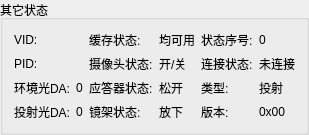
            <widget class="QGroupBox" name="groupBox_13">
             <property name="sizePolicy">
              <sizepolicy hsizetype="Expanding" vsizetype="Expanding">
               <horstretch>0</horstretch>
               <verstretch>0</verstretch>
              </sizepolicy>
             </property>
             <property name="minimumSize">
              <size>
               <width>0</width>
               <height>0</height>
              </size>
             </property>
             <property name="maximumSize">
              <size>
               <width>16777215</width>
               <height>16777215</height>
              </size>
             </property>
             <property name="title">
              <string>其它状态</string>
             </property>
             <layout class="QGridLayout" name="gridLayout_6">
              <item row="0" column="0">
               <widget class="QLabel" name="label_33">
                <property name="maximumSize">
                 <size>
                  <width>100</width>
                  <height>16777215</height>
                 </size>
                </property>
                <property name="text">
                 <string>VID:</string>
                </property>
               </widget>
              </item>
              <item row="0" column="1">
               <widget class="QLabel" name="label_VID">
                <property name="maximumSize">
                 <size>
                  <width>30</width>
                  <height>16777215</height>
                 </size>
                </property>
                <property name="text">
                 <string/>
                </property>
               </widget>
              </item>
              <item row="0" column="2">
               <widget class="QLabel" name="label_15">
                <property name="maximumSize">
                 <size>
                  <width>16777215</width>
                  <height>16777215</height>
                 </size>
                </property>
                <property name="text">
                 <string>缓存状态:</string>
                </property>
               </widget>
              </item>
              <item row="0" column="3">
               <widget class="QLabel" name="label_cacheStatus">
                <property name="text">
                 <string>均可用</string>
                </property>
               </widget>
              </item>
              <item row="0" column="4">
               <widget class="QLabel" name="label_66">
                <property name="text">
                 <string>状态序号:</string>
                </property>
               </widget>
              </item>
              <item row="0" column="5">
               <widget class="QLabel" name="label_status_serialNo">
                <property name="text">
                 <string>0</string>
                </property>
               </widget>
              </item>
              <item row="1" column="0">
               <widget class="QLabel" name="label_36">
                <property name="maximumSize">
                 <size>
                  <width>100</width>
                  <height>16777215</height>
                 </size>
                </property>
                <property name="text">
                 <string>PID:</string>
                </property>
               </widget>
              </item>
              <item row="1" column="1">
               <widget class="QLabel" name="label_PID">
                <property name="text">
                 <string/>
                </property>
               </widget>
              </item>
              <item row="1" column="2">
               <widget class="QLabel" name="label_28">
                <property name="maximumSize">
                 <size>
                  <width>16777215</width>
                  <height>16777215</height>
                 </size>
                </property>
                <property name="text">
                 <string>摄像头状态:</string>
                </property>
               </widget>
              </item>
              <item row="1" column="3">
               <widget class="QLabel" name="label_cameraStatus">
                <property name="text">
                 <string>开/关</string>
                </property>
               </widget>
              </item>
              <item row="1" column="4">
               <widget class="QLabel" name="label_34">
                <property name="text">
                 <string>连接状态:</string>
                </property>
               </widget>
              </item>
              <item row="1" column="5">
               <widget class="QLabel" name="label_connectionStatus">
                <property name="text">
                 <string>未连接</string>
                </property>
               </widget>
              </item>
              <item row="2" column="0">
               <widget class="QLabel" name="label_63">
                <property name="maximumSize">
                 <size>
                  <width>16777215</width>
                  <height>16777215</height>
                 </size>
                </property>
                <property name="text">
                 <string>环境光DA:</string>
                </property>
               </widget>
              </item>
              <item row="2" column="1">
               <widget class="QLabel" name="label_environmentDA">
                <property name="text">
                 <string>0</string>
                </property>
               </widget>
              </item>
              <item row="2" column="2">
               <widget class="QLabel" name="label_35">
                <property name="maximumSize">
                 <size>
                  <width>16777215</width>
                  <height>16777215</height>
                 </size>
                </property>
                <property name="text">
                 <string>应答器状态:</string>
                </property>
               </widget>
              </item>
              <item row="2" column="3">
               <widget class="QLabel" name="label_answerpadStatus">
                <property name="text">
                 <string>松开</string>
                </property>
               </widget>
              </item>
              <item row="2" column="4">
               <widget class="QLabel" name="label_50">
                <property name="text">
                 <string>类型:</string>
                </property>
               </widget>
              </item>
              <item row="2" column="5">
               <widget class="QLabel" name="label_devType">
                <property name="text">
                 <string>投射</string>
                </property>
               </widget>
              </item>
              <item row="3" column="0">
               <widget class="QLabel" name="label_67">
                <property name="text">
                 <string>投射光DA:</string>
                </property>
               </widget>
              </item>
              <item row="3" column="1">
               <widget class="QLabel" name="label_castLightDA">
                <property name="text">
                 <string>0</string>
                </property>
               </widget>
              </item>
              <item row="3" column="2">
               <widget class="QLabel" name="label_49">
                <property name="text">
                 <string>镜架状态:</string>
                </property>
               </widget>
              </item>
              <item row="3" column="3">
               <widget class="QLabel" name="label_eyeglassStatus">
                <property name="text">
                 <string>放下</string>
                </property>
               </widget>
              </item>
              <item row="3" column="4">
               <widget class="QLabel" name="label_60">
                <property name="text">
                 <string>版本:</string>
                </property>
               </widget>
              </item>
              <item row="3" column="5">
               <widget class="QLabel" name="label_devVer">
                <property name="text">
                 <string>0x00</string>
                </property>
               </widget>
              </item>
             </layout>
            </widget>
